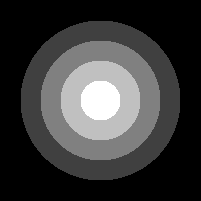
%> input picture Homework5/Homework5_documents/circles.tif, 201 x 201 px
$ octave main_homework5_q1.m   (GNU Octave 9; MATLAB toolbox functions it lacks are replaced by stand-ins)
%> lines starting %> are read from the running program, lines starting %| are printed output that depends on the picture; in (x1, y1, x2, y2) boxes, pixels count from 0 and x2, y2 are one past the last pixel; in counts of white or black regions, pixels touching at a corner belong together; the program's own positions count from 1
%% Aydın Uzun
% HW 5 06.12.2018
%% question 1
clear all;

circles = imread('circles.tif');
%> circles is the input picture: size 201x201 uint8; min 0, max 255, mean 59.5

circles_sobel = edge(circles, 'Sobel');
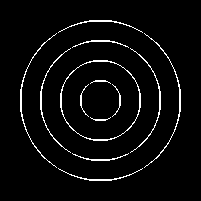
%> circles_sobel: size 201x201 logical; 4.1% white in thin lines or dots, all inside (x1, y1, x2, y2) = (20, 20, 181, 181)
circles_log = edge(circles, 'log');
%> circles_log: size 201x201 logical; 2.8% white in thin lines or dots, all inside (x1, y1, x2, y2) = (21, 21, 180, 180)
circles_canny = edge(circles, 'Canny');
%> circles_canny: size 201x201 logical; 3.5% white in thin lines or dots, all inside (x1, y1, x2, y2) = (20, 21, 181, 180)

circles_noised = imnoise(circles, 'gaussian', 0, 484/(256^2));
circles_noised_sobel = edge(circles_noised, 'Sobel');
%> circles_noised_sobel: size 201x201 logical; 3.7% white in thin lines or dots
circles_noised_log = edge(circles_noised, 'log');
%> circles_noised_log: size 201x201 logical; 8.9% white in thin lines or dots
circles_noised_canny = edge(circles_noised, 'Canny');

ground_truth = zeros(201,201);
ground_truth = insertShape(ground_truth,'circle',[101 101 20],'LineWidth',1);
ground_truth = insertShape(ground_truth,'circle',[101 101 40],'LineWidth',1);
ground_truth = insertShape(ground_truth,'circle',[101 101 60],'LineWidth',1);
ground_truth = insertShape(ground_truth,'circle',[101 101 80],'LineWidth',1);
ground_truth = imbinarize(rgb2gray(ground_truth));


edge_distance_smaller_than_2_ground_truth = zeros(201,201);
edge_distance_smaller_than_2_ground_truth = insertShape(edge_distance_smaller_than_2_ground_truth,'circle',[101 101 20],'LineWidth',5);
edge_distance_smaller_than_2_ground_truth = insertShape(edge_distance_smaller_than_2_ground_truth,'circle',[101 101 40],'LineWidth',5);
edge_distance_smaller_than_2_ground_truth = insertShape(edge_distance_smaller_than_2_ground_truth,'circle',[101 101 60],'LineWidth',5);
edge_distance_smaller_than_2_ground_truth = insertShape(edge_distance_smaller_than_2_ground_truth,'circle',[101 101 80],'LineWidth',5);
edge_distance_smaller_than_2_ground_truth = imbinarize(rgb2gray(edge_distance_smaller_than_2_ground_truth));


N_grt = length(find(ground_truth==1));

% Sobel
% without noise
dirac_sobel = ground_truth.*circles_sobel;
edge_distance_smaller_than_2_sobel = edge_distance_smaller_than_2_ground_truth.*circles_sobel ;
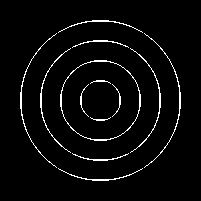
%> edge_distance_smaller_than_2_sobel: size 201x201 double; values 0 (black) and 1 (white), 3.7% white in thin lines or dots, all inside (x1, y1, x2, y2) = (20, 20, 181, 181)
ep_sobel = (1/N_grt)*sum(sum(dirac_sobel + 0.5*(1-dirac_sobel).*edge_distance_smaller_than_2_sobel));
%> ep_sobel = 1.16
% with noise
dirac_sobel_noised = ground_truth.*circles_noised_sobel;
edge_distance_smaller_than_2_noised_sobel = edge_distance_smaller_than_2_ground_truth.*circles_noised_sobel ;
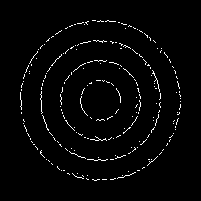
%> edge_distance_smaller_than_2_noised_sobel: size 201x201 double; values 0 (black) and 1 (white), 2.5% white in thin lines or dots, all inside (x1, y1, x2, y2) = (20, 20, 181, 181)
ep_sobel_noised = (1/N_grt)*sum(sum(dirac_sobel_noised + 0.5*(1-dirac_sobel_noised).*edge_distance_smaller_than_2_noised_sobel));
%> ep_sobel_noised = 0.733

% Log
% without noise
dirac_log = ground_truth.*circles_log;
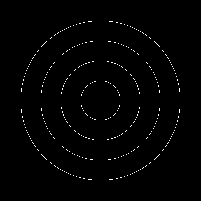
%> dirac_log: size 201x201 double; values 0 (black) and 1 (white), 1.1% white in thin lines or dots, all inside (x1, y1, x2, y2) = (21, 21, 180, 180)
edge_distance_smaller_than_2_log = edge_distance_smaller_than_2_ground_truth.*circles_log ;
ep_log = (1/N_grt)*sum(sum(dirac_log + 0.5*(1-dirac_log).*edge_distance_smaller_than_2_log));
%> ep_log = 0.7
% with noise
dirac_log_noised = ground_truth.*circles_noised_log;
edge_distance_smaller_than_2_noised_log = edge_distance_smaller_than_2_ground_truth.*circles_noised_log ;
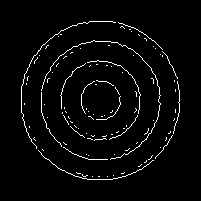
%> edge_distance_smaller_than_2_noised_log: size 201x201 double; values 0 (black) and 1 (white), 3.3% white in thin lines or dots, all inside (x1, y1, x2, y2) = (21, 21, 180, 180)
ep_log_noised = (1/N_grt)*sum(sum(dirac_log_noised + 0.5*(1-dirac_log_noised).*edge_distance_smaller_than_2_noised_log));
%> ep_log_noised = 0.798

% Canny
% without noise
dirac_canny = ground_truth.*circles_canny;
edge_distance_smaller_than_2_canny = edge_distance_smaller_than_2_ground_truth.*circles_canny ;
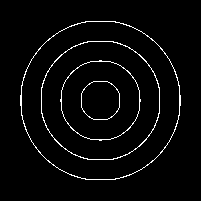
%> edge_distance_smaller_than_2_canny: size 201x201 double; values 0 (black) and 1 (white), 3.3% white in thin lines or dots, all inside (x1, y1, x2, y2) = (20, 21, 181, 180)
ep_canny = (1/N_grt)*sum(sum(dirac_canny + 0.5*(1-dirac_canny).*edge_distance_smaller_than_2_canny));
%> ep_canny = 1.01
% with noise
dirac_canny_noised = ground_truth.*circles_noised_canny;
edge_distance_smaller_than_2_noised_canny = edge_distance_smaller_than_2_ground_truth.*circles_noised_canny ;
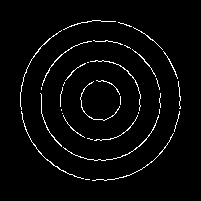
%> edge_distance_smaller_than_2_noised_canny: size 201x201 double; values 0 (black) and 1 (white), 3.1% white in thin lines or dots, all inside (x1, y1, x2, y2) = (20, 20, 181, 181)
ep_canny_noised = (1/N_grt)*sum(sum(dirac_canny_noised + 0.5*(1-dirac_canny_noised).*edge_distance_smaller_than_2_noised_canny));
%> ep_canny_noised = 0.973
